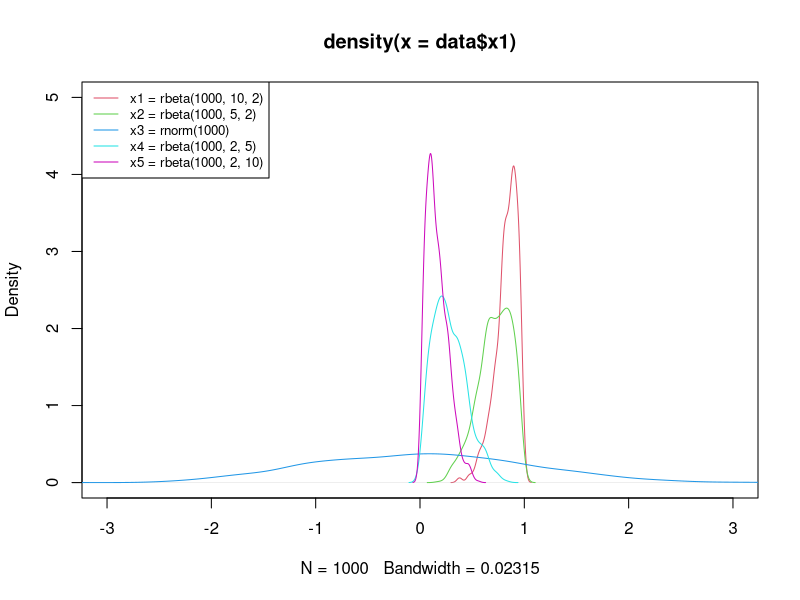
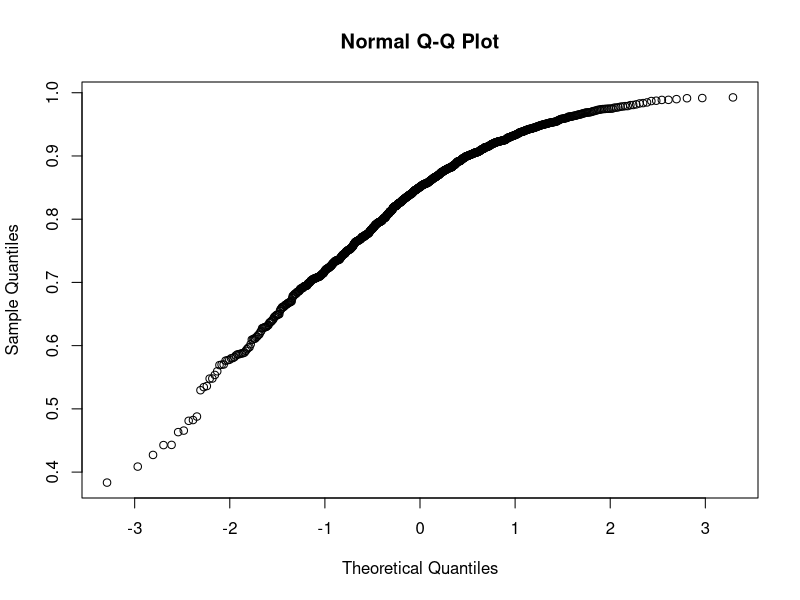
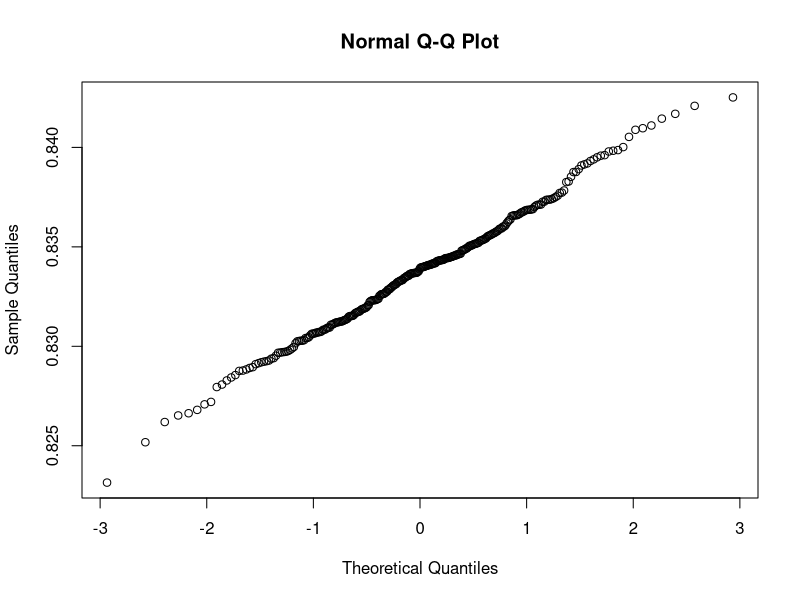
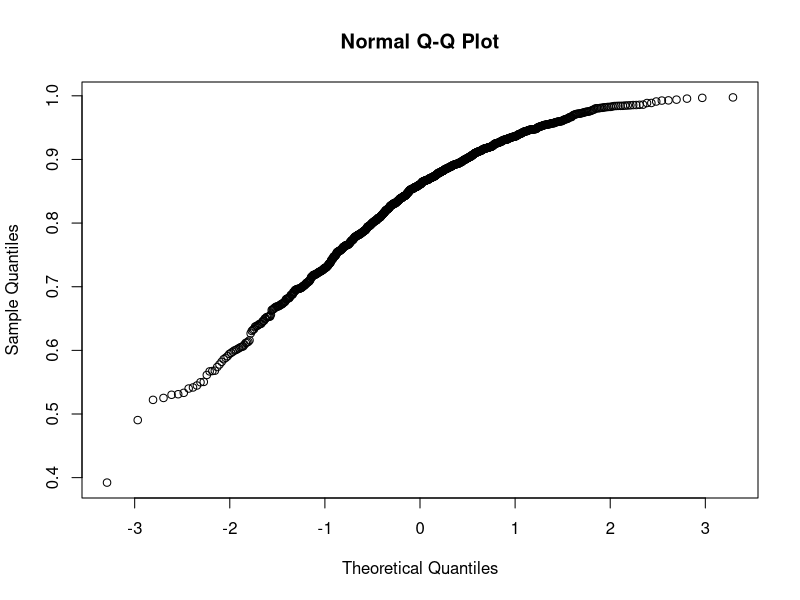
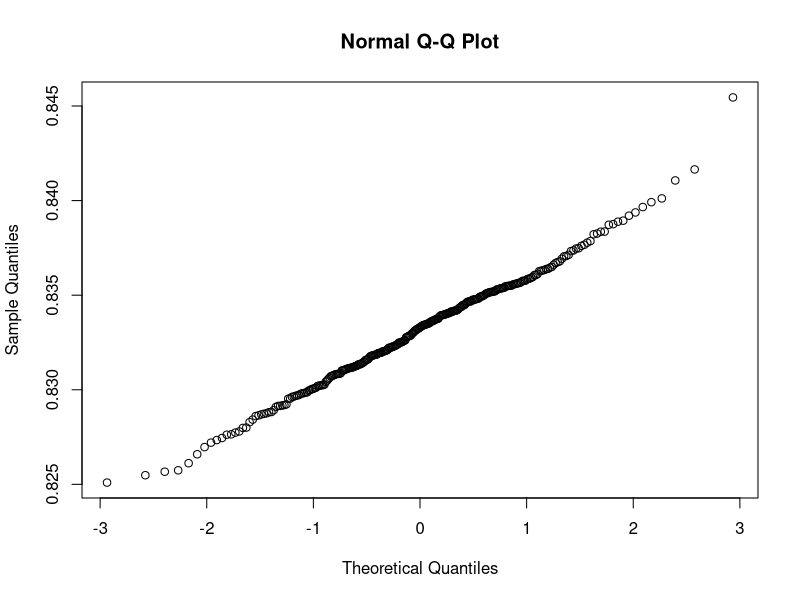
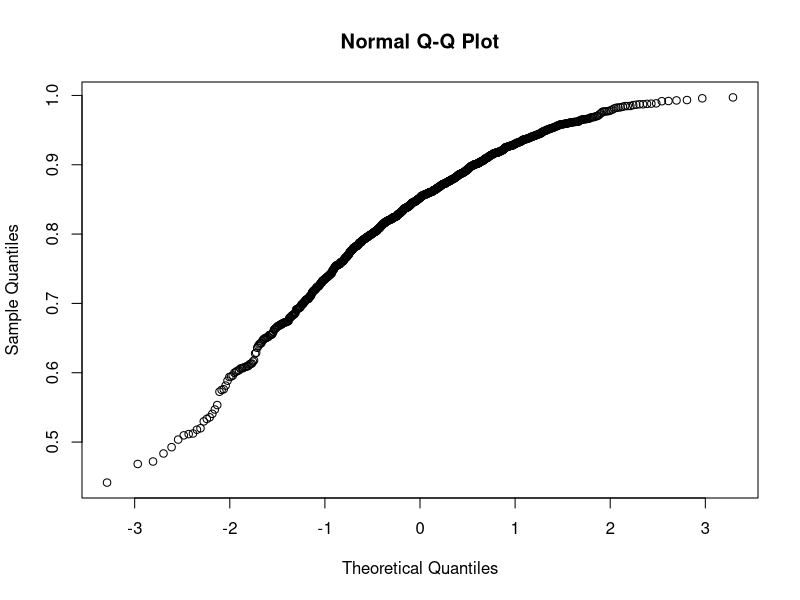
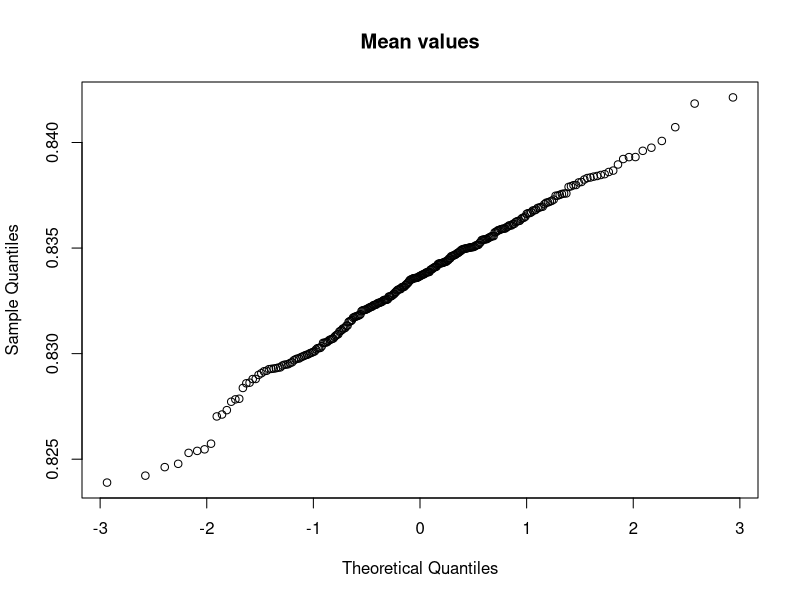

Reproduce these figures in R, in order.
## ---- chunk 1
knitr::opts_chunk$set(echo = TRUE)
## ---- chunk 2
#          .-"""-.
#         /       \
#         \       /
#  .-"""-.-`.-.-.<  _
#  /      _,-\ ()()_/:)
#  \     / ,  `     `|
#    '-..-| \-.,___,  /
#       \ `-.__/  /
#        `-.__.-'`
## ---- chunk 3
#             .----.
#          _.'__    `.
#      .--(#)(##)---/#\
#    .' @          /###\
#    :         ,   #####
#     `-..__.-' _.-\###/
#           `;_:    `"'
#         .'"""""`.
#        /,  JOE  ,\
#       //  COOL!  \\
#       `-._______.-'
#       ___`. | .'___
#      (______|______)
## ---- chunk 4

# The following example was taken from: https://statisticsglobe.com/draw-normal-left-right-skewed-distributions-r

set.seed(35486)                    # Create random distributions
data <- data.frame(x1 = rbeta(1000, 10, 2),
                   x2 = rbeta(1000, 5, 2),
                   x3 = rnorm(1000),
                   x4 = rbeta(1000, 2, 5),
                   x5 = rbeta(1000, 2, 10))

head(data)                         # Print head of data
## ---- chunk 5
plot(density(data$x1), col = 2,    # Overlay all columns as densities
     xlim = c(- 3, 3),
     ylim = c(0, 5))
lines(density(data$x2), col = 3)

lines(density(data$x3), col = 4)
lines(density(data$x4), col = 5)
lines(density(data$x5), col = 6)
legend("topleft",                  # Add legend to plot
       legend = c("x1 = rbeta(1000, 10, 2)",
                  "x2 = rbeta(1000, 5, 2)",
                  "x3 = rnorm(1000)",
                  "x4 = rbeta(1000, 2, 5)",
                  "x5 = rbeta(1000, 2, 10)"),
       col = 2:6,
       lty = 1,
       cex = 0.8)

## ---- chunk 6
generate_dataset <- function(n = 300, m = 1000) {
  result <- list()
  for (i in 1:n) {
    result[[i]] <- rbeta(m, 10, 2)
  }
  return(result)
}

calculate_mean_values <- function(dataset) {
  result <- c()
  for (i in 1:length(dataset)) {
    result <- c(result, mean(dataset[[i]]))
  }
  return(result)
}

random_samples <- generate_dataset()
mean_values <- calculate_mean_values(random_samples)

qqnorm(random_samples[[1]])
qqnorm(mean_values)

## ---- chunk 7

generate_dataset <- function(n = 300, m = 1000, a = 10, b = 2) {
  result <- list()
  for (i in 1:n) {
    result[[i]] <- rbeta(m,a,b)
  }
  return(result)
}

calculate_mean_values <- function(dataset) {
  result <- c()
  for (i in 1:length(dataset)) {
    result <- c(result, mean(dataset[[i]]))
  }
  return(result)
}

random_samples <- generate_dataset()
mean_values <- calculate_mean_values(random_samples)

qqnorm(random_samples[[1]])
qqnorm(mean_values)

## ---- chunk 8
generate_dataset <- function(n = 300, m = 1000, a = 10, b = 2, func = rbeta) {
  result <- list()
  for (i in 1:n) {
    result[[i]] <- func(m,a,b)
  }
  return(result)
}

calculate_mean_values <- function(dataset) {
  result <- c()
  for (i in 1:length(dataset)) {
    result <- c(result, mean(dataset[[i]]))
  }
  return(result)
}


random_samples <- generate_dataset()
mean_values <- calculate_mean_values(random_samples)

qqnorm(random_samples[[6]])
qqnorm(mean_values, main = "Mean values")
